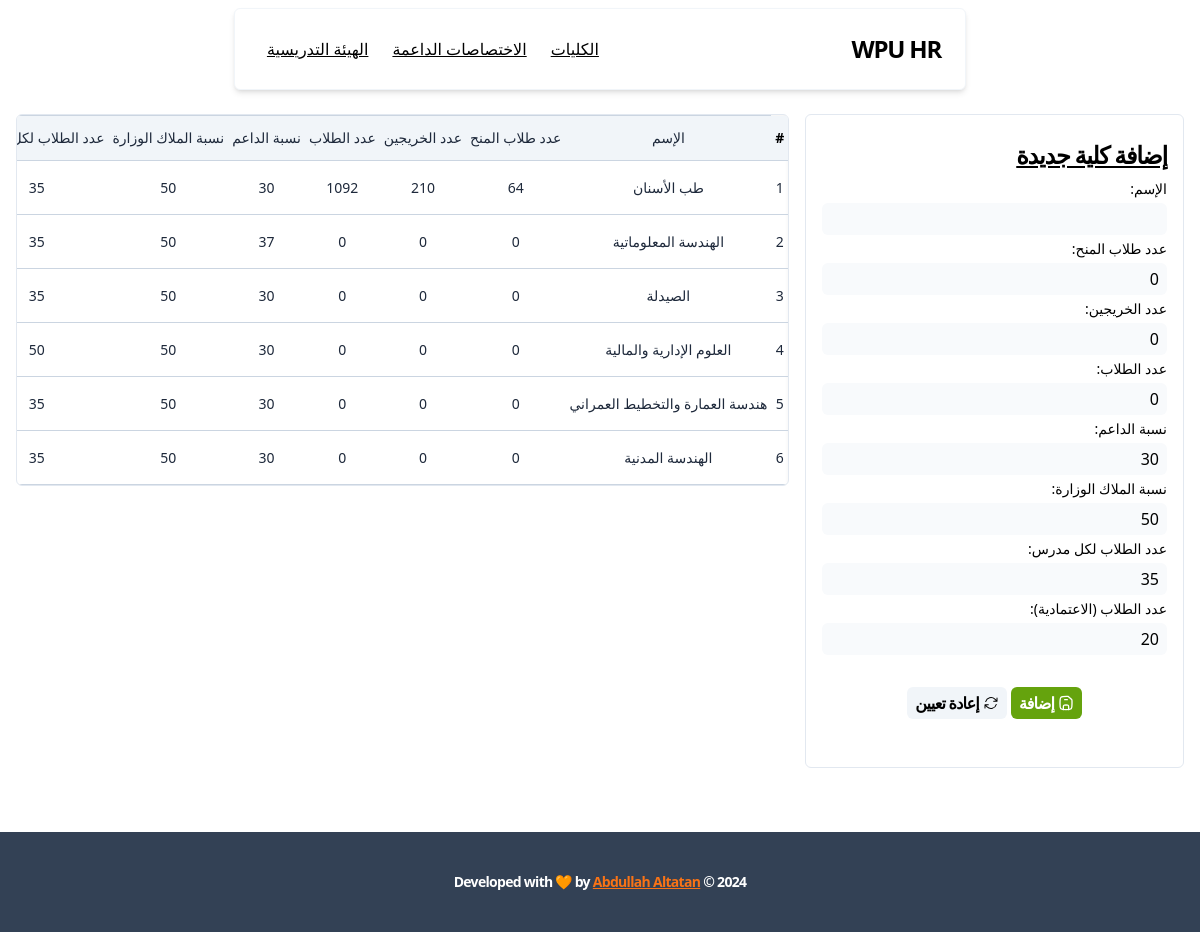
Before: /faculties/ with the older database file.
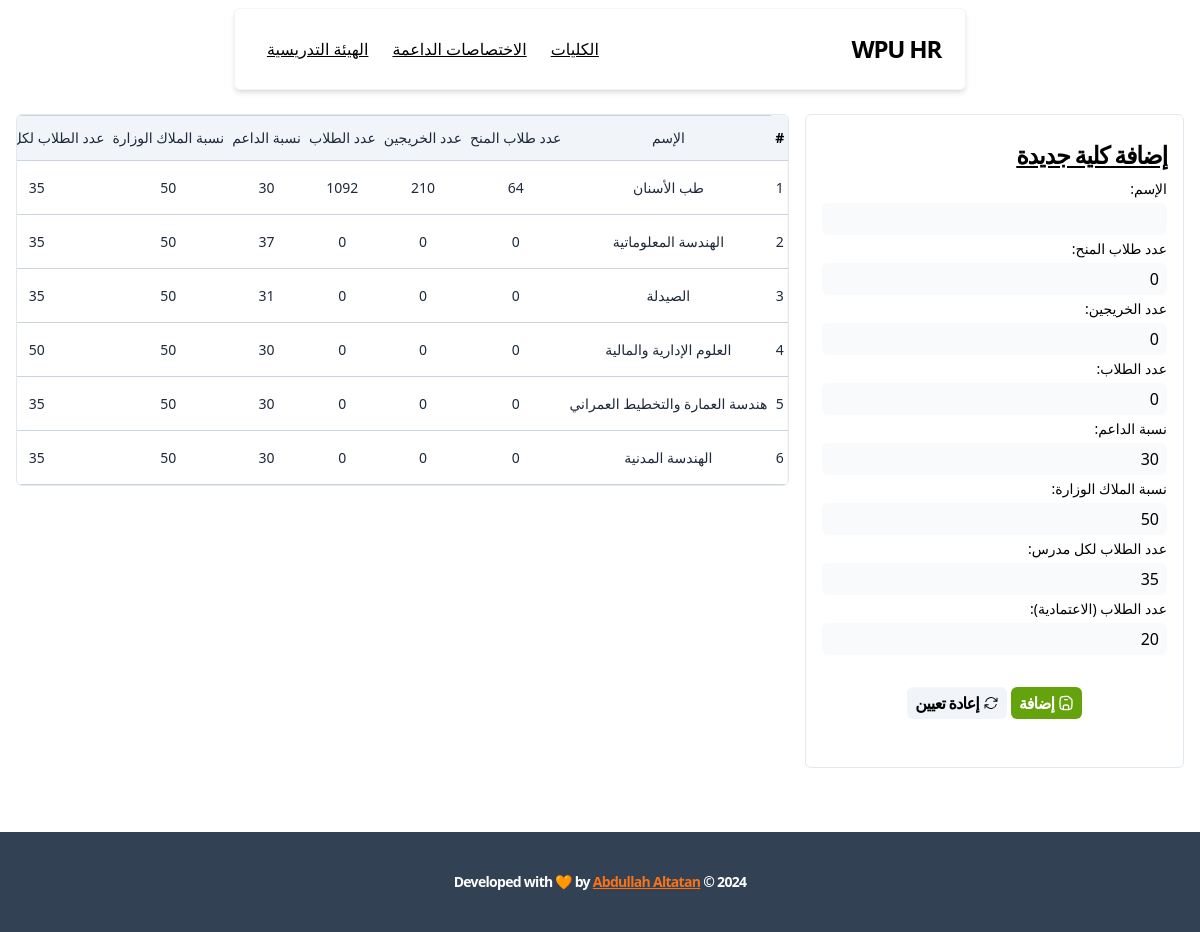
After: the same page with the newer database file.
### apps/faculties/models.py (models this page shows, shortened)
class Faculty(models.Model):
    class Meta:
        verbose_name_plural = 'Faculties'
    name = models.CharField(max_length=255, unique=True, verbose_name='الإسم')
    count_of_scholarship_students = models.PositiveBigIntegerField(
        default=0,
        validators=count_validator,
        help_text="عدد طلاب المنح",
        verbose_name='عدد طلاب المنح'
    )
    count_of_graduates = models.PositiveBigIntegerField(
        default=0,
        validators=count_validator,
        help_text="عدد الخريجين",
        verbose_name="عدد الخريجين",
    )
    count_of_students = models.PositiveBigIntegerField(
        default=0,
        validators=count_validator,
        help_text="عدد الطلاب متضمن الخريجين والمنح",
        verbose_name="عدد الطلاب",
    )
    supporters_percentage = models.PositiveBigIntegerField(
        default=30,
        validators=rate_validator,
        help_text='نسبة الداعم الى الاختصاصي',
        verbose_name='نسبة الداعم',
    )
    local_staff_percentage = models.PositiveBigIntegerField(
        default=50,
        validators=rate_validator,
        help_text='نسبة الملاك الذي يجب تحقيقها',
        verbose_name='نسبة الملاك الوزارة',
    )
    student_to_teacher_count = models.PositiveBigIntegerField(
        default=35,
        validators=count_validator,
        help_text='عدد الطلاب المسموح به لكل مدرس',
        verbose_name='عدد الطلاب لكل مدرس',
    )
    student_to_local_teacher_count = models.PositiveBigIntegerField(
        default=20,
        validators=count_validator,
        help_text='عدد الطلاب حسب الاعتمادية (الملاك)',
        verbose_name='عدد الطلاب (الاعتمادية)',
    )

### apps/faculties/views.py (the view)
# urls.py: path('', view=views.index, name='index'),
def index(request: HttpRequest) -> HttpResponse:
    faculties = models.Faculty.objects.all()
    form = forms.FacultyForm()
    context = {
        'faculties': faculties,
        'instance': faculties.first(),
        'form': form,
    }
    return render(request, 'faculties/index.html', context)

### apps/faculties/forms.py
class FacultyForm(forms.ModelForm):
    class Meta:
        model = models.Faculty
        fields = '__all__'

### apps/base/templatetags/verbose_names.py (called while the page is built)
@register.simple_tag
def get_verbose_field_name(instance, field_name):
    return instance._meta.get_field(field_name).verbose_name.title()

### templates/faculties/index.html (shortened to what this page needs)
{% extends 'base.html' %}
{% block body %}
  <div class="relative grid grid-cols-3 gap-4">
    <div class="col-span-1">
      {% include 'faculties/partials/add-faculty-form.html' %}
    </div>
    <div class="col-span-2">
      {% include 'faculties/partials/faculties-table.html' %}
    </div>
  </div>
{% endblock %}

### templates/faculties/partials/faculties-table.html (shortened to what this page needs)
{% load verbose_names %}
<div id="faculties-table" class="overflow-auto animate-fade rounded-md border border-slate-200">
  <table class="custom-table">
    <thead>
      <tr>
        <th>#</th>
        <td>{% get_verbose_field_name instance "name" %}</td>
        <td>{% get_verbose_field_name instance "count_of_scholarship_students" %}</td>
        <td>{% get_verbose_field_name instance "count_of_graduates" %}</td>
        <td>{% get_verbose_field_name instance "count_of_students" %}</td>
        <td>{% get_verbose_field_name instance "supporters_percentage" %}</td>
        <td>{% get_verbose_field_name instance "local_staff_percentage" %}</td>
        <td>{% get_verbose_field_name instance "student_to_teacher_count" %}</td>
      </tr>
    </thead>
    <tbody>
      {% for faculty in faculties %}
      <tr id="faculty-{{ faculty.id }}" class="animate-fade">
        <td>{{ forloop.counter }}</td>
        <td>{{ faculty.name }}</td>
        <td>{{ faculty.count_of_scholarship_students }}</td>
        <td>{{ faculty.count_of_graduates }}</td>
        <td>{{ faculty.count_of_students }}</td>
        <td>{{ faculty.supporters_percentage }}</td>
        <td>{{ faculty.local_staff_percentage }}</td>
        <td>{{ faculty.student_to_teacher_count }}</td>
      </tr>
      {% endfor %}
    </tbody>
  </table>
</div>

Changed rows visible on the page:
changed Faculty "الصيدلة": supporters_percentage "30" → "31"
